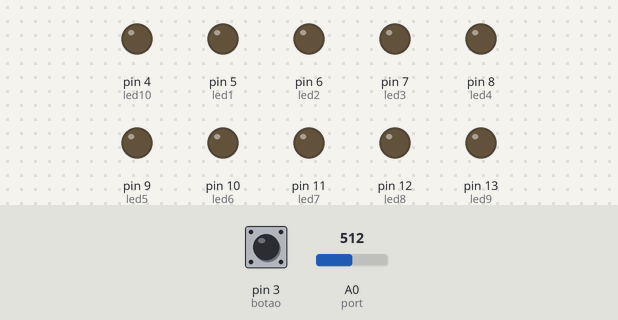
A sketch run on a simulated Arduino Uno, built with avr-gcc and run on an emulated ATmega328P. On the bench: output pins drawn as LEDs (lit = HIGH). The test bench sets the inputs (shaded band); at power-on: pin 3 (botao) LOW, A0 (port) = 512. What the sketch prints to the serial monitor is not drawn.

Above: at 1.2 s.
1.3 s: pin 3 (botao) pulled HIGH for 0.15 s
At 2.1 s:
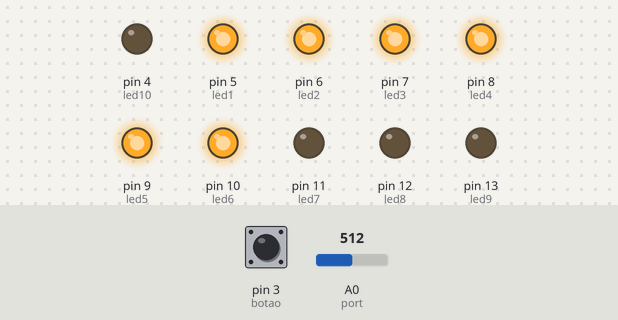
Timing chart, 0 to 4.3 s (numbered marks = the images above; inputs shaded):
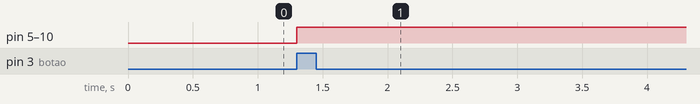

Measured:
- after the input at 1.3 s, pin 5 (led1), pin 6 (led2), pin 7 (led3), pin 8 (led4), pin 9 (led5), pin 10 (led6): LOW → HIGH at once

The sketch:

Cod.ino
```cpp
const int led1 = 5;
const int led2 = 6;
const int led3 = 7;
const int led4 = 8;
const int led5 = 9;
const int led6 = 10;
const int led7 = 11;
const int led8 = 12;
const int led9 = 13;
const int led10 = 4;
const int botao = 3;

const int port = 0;
int var = 0;
int var2 = 0;

void setup()
{
  pinMode(led1, OUTPUT);
  pinMode(led2, OUTPUT);
  pinMode(led3, OUTPUT);
  pinMode(led4, OUTPUT);
  pinMode(led5, OUTPUT);
  pinMode(led6, OUTPUT);
  pinMode(led7, OUTPUT);
  pinMode(led8, OUTPUT);
  pinMode(led9, OUTPUT);
  pinMode(led10, OUTPUT);
  pinMode(botao, INPUT);
  Serial.begin(9600);
}

void loop()
{
  var = analogRead(port);
  Serial.println(var);
  var2 = digitalRead(botao);

  if (var2){


  if(var > 50){
   digitalWrite(led1,HIGH);
  }else{
  delay(200);
  digitalWrite(led1,LOW);
}
  if(var > 100){
   digitalWrite(led2,HIGH);
  }else{
  delay(200);
  digitalWrite(led2,LOW);
}
  if(var > 200){
   digitalWrite(led3,HIGH);
  }else{
  delay(200);
  digitalWrite(led3,LOW);
}
  if(var > 300){
   digitalWrite(led4,HIGH);
  }else{
  delay(200);
  digitalWrite(led4,LOW);
}
  if(var > 400){
   digitalWrite(led5,HIGH);
  }else{
   delay(200);
  digitalWrite(led5,LOW);
}
  if(var > 500){
   digitalWrite(led6,HIGH);
  }else{
  delay(200);
  digitalWrite(led6,LOW);
}
  if(var > 600){
   digitalWrite(led7,HIGH);
  }else{
    delay(200);
  digitalWrite(led7,LOW);
}
  if(var > 750){
   digitalWrite(led8,HIGH);
  }else{
  delay(200);
  digitalWrite(led8,LOW);
}
  if(var > 830){
   digitalWrite(led9,HIGH);
  }else{
  delay(200);
  digitalWrite(led9,LOW);
}

  if(var > 900){
   digitalWrite(led10,HIGH);
  }else{
    delay(200);
  digitalWrite(led10,LOW);

  }
  }
}
```
